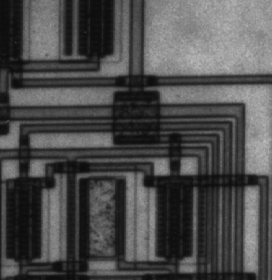
%> input picture P1/img/circuit.tif, 272 x 280 px, given in place of blobs.png, which was not available
$ octave lab7.m   (GNU Octave 9; MATLAB toolbox functions it lacks are replaced by stand-ins)
%> lines starting %> are read from the running program, lines starting %| are printed output that depends on the picture; pictures that were not available may be replaced by others from this repository, and a replacement may not be noted
close all; clear; clc;
% Transformacja Radona
% prosta - mówi co zarejestrujemy
% odwrotna - z zarejestrowanych wyników odtwarza obraz (rentgen)


a = zeros(128);
a(35:94,35:94) = 1;
% imshow(a);

% najpierw musimy podać orientację układów pomiarowych, czyli pod jakim
% kątem będziemy prześwietlać

katy=0:179;
[R,X] = radon(a, katy);

imagesc(katy, X, R);
colorbar('vertical');
xlabel('katy [deg]');
ylabel('odleglosc [px]');
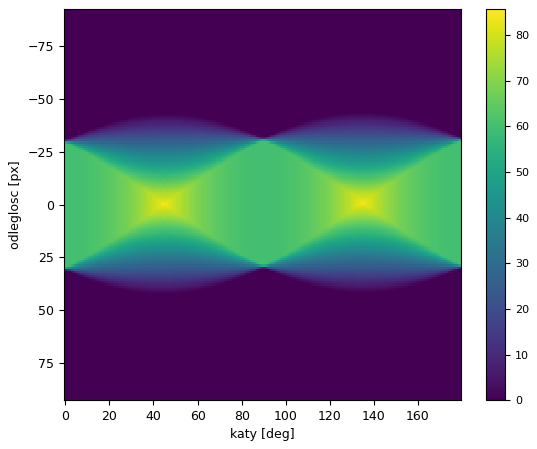
%> figure redrawn from the program's plot data

% maksimum jest na 45 i 135 stopni bo przeswietlamy kwadrat po przekatnej a
% transformacja radona to suma wartosci pikseli razy długość piksela ( a po
% przekątnej długość jest większa niż np pionowo)

% Transformata Radona nie jest odwracalna (powrót może nam dać inny wynik)
an = iradon(R, katy);
imshow(an);

% azymut kątów musi być jak najszerszy (0-179)

%%
close all; clear; clc;

a = phantom(256);
imshow(a);

katy=0:2:179;
[R,X] = radon(a, katy);

imagesc(katy, X, R);
colorbar('vertical');
xlabel('katy [deg]');
ylabel('odleglosc [px]');
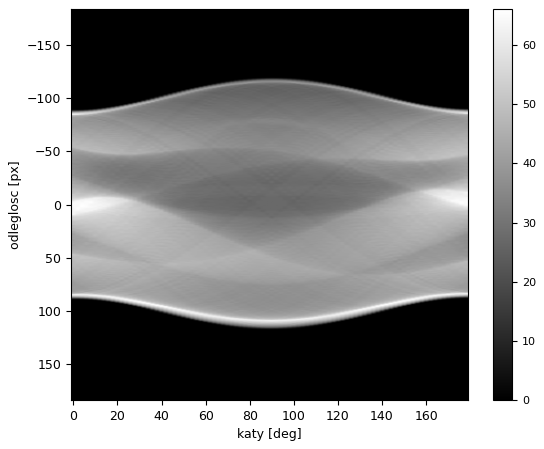
%> figure redrawn from the program's plot data

an = iradon(R, katy);
imshow(an);
%%
close all; clear; clc;
% Transformata Hougha - znajdowanie prostych elementów na obrazie
% (linia prosta, koło, kwadrat, elipsa itd - czyli takich które jesteśmy
% w stanie zdefiniować matematycznie)
% Transformata Hougha jest szczególnym przypadkiem transformaty Radona

% dokonujemy transformacji z układu kartezjańskiego na biegunowy,
% wykorzystując parametryczne równanie prostej

a=imread('blobs.png');
%> a is the input picture: size 280x272 uint8; min 12, max 191, mean 76.3
subplot(121), imshow(a);

% H - wynik transformaty
% T - kąty theta
% R - wartości ro
[H, T, R] = hough(a);
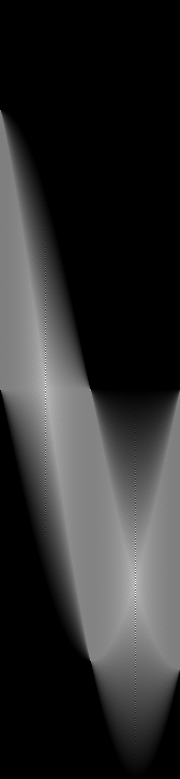
%> H: size 779x180 double; min 0, max 544, mean 97.8; drawn with min black and max white
%> T = 180 values from -90 to 89; R = 779 values from -389 to 389
subplot(122), imagesc(T,R,H);
xlabel('\theta');
ylabel('\rho');
colorbar('vertical');

% aby odczytać linie musimy wydobyc lokalne maksima
piki = houghpeaks(H,10);
%> piki = [386 46; 582 136; 592 136; 396 46; 377 46; 572 136; 601 136; 406 46; 367 46; 563 136]

% mając te piki próbujemy znaleźć początek i koniec naszej linii
linie = houghlines(a, T, R, piki, 'FillGap', 2);
%> linie = 5 lines; point1 to point2 (x, y): (1, 6) to (272, 278), (9, 1) to (272, 264), (1, 19) to (262, 280), (23, 1) to (272, 250), (1, 33) to (248, 280)
% linie - struktura: współrzędne początka i końca linii, ro i theta
% punkt przeciecia moze byc poza obrazem


len_max = 0;
k_max = 0;
figure;
imshow(a); hold on;
for k=1:10
%> (the run ends here)
